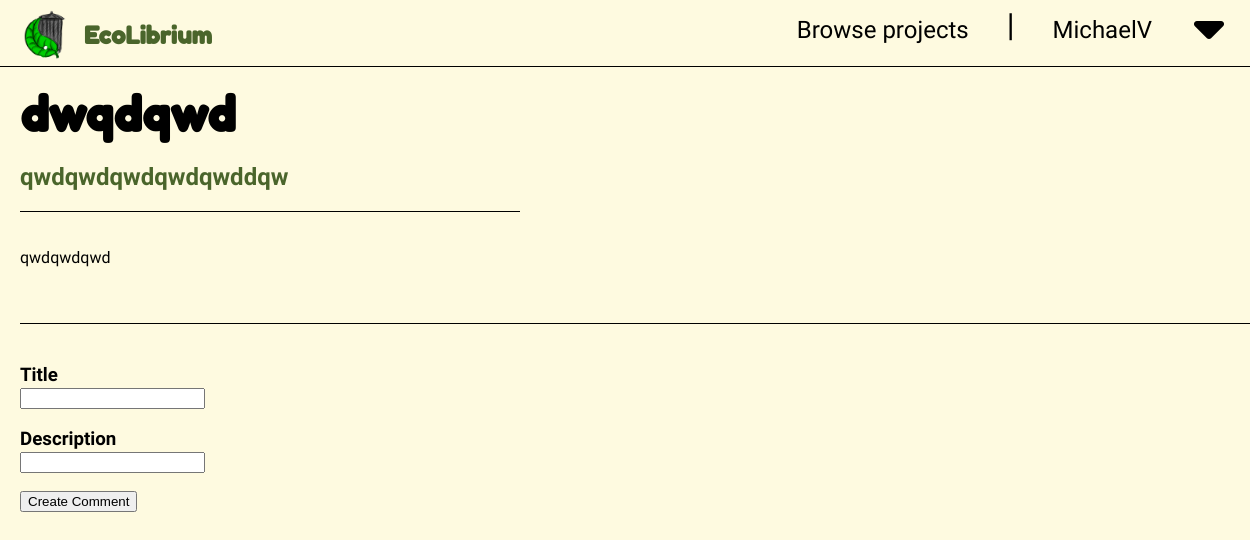
/create_Comment/2 (signed in), run on the app's committed database.
### app/user/models.py (models this page shows, shortened)
class User(db.Model, UserMixin):
    __tablename__ = 'user'
    id = db.Column(db.Integer, primary_key=True)
    username = db.Column(db.String(50), unique= True)
    password_hash = db.Column(db.String(128))
    registered_on = db.Column(db.DateTime, default = datetime.utcnow )

### app/forum/models.py (models this page shows)
class Forum(db.Model):
    __tablename__ = 'forum'
    id = db.Column(db.Integer, primary_key=True)
    title = db.Column(db.String(256), nullable=False)
    description = db.Column(db.String(1024), nullable = False)
    content =db.Column(db.String(100024), nullable = False)
    creator_id = db.Column(db.Integer, db.ForeignKey('user.id'), nullable=False)
    created_on = db.Column(db.DateTime, default=datetime.utcnow)
    kilo = db.Column(db.Double, nullable = False)
    comments = db.relationship('Comment', backref='forum', lazy=True)
    creator = db.relationship('User', backref='forums')

### app/forum/views.py (the view, shortened to what this page needs)
@forum_blueprint.route('/create_Comment/<int:forum_id>', methods=['GET', 'POST'])
@login_required
def create_Comment(forum_id):
   form = CreateComments()
   user = current_user
   forum = Forum.query.get_or_404(forum_id)
   return render_template('forums/createComment.html', form = form, user = user, forum = forum)# this def creates new flashcards in the set selected

### app/forum/forms.py
class CreateComments(FlaskForm):
   title = StringField('Title', validators = [DataRequired()])
   description = StringField('Description', validators = [DataRequired()])
   submit = SubmitField('Create Comment')

### app/__init__.py (called while the page is built)
def create_app():
    app = Flask(__name__, template_folder='../template')
    app.config['SECRET_KEY'] = os.urandom(16).hex()
    app.config['SQLALCHEMY_DATABASE_URI'] = 'sqlite:///database.db'
    app.config['SQLALCHEMY_TRACK_MODIFICATIONS'] = False
    bcrypt.init_app(app)
    db.init_app(app)
    migrate.init_app(app, db)
    login_manager.init_app(app)
    from .base.views import base_blueprint
    app.register_blueprint(base_blueprint, url_prefix='/')
    from .user.views import user_blueprint
    app.register_blueprint(user_blueprint, url_prefix = '/')
    from .forum.views import forum_blueprint
    app.register_blueprint(forum_blueprint, url_prefix = '/')
    @login_manager.user_loader
    def load_user(user_id):
        from .user.models import User
        return User.query.get(int(user_id))
    return app

### template/forums/createComment.html (shortened to what this page needs)
{% extends "base.html" %}
{% block head %}
    <link rel="stylesheet" type="text/css" href="{{ url_for('static', filename='css/createComment.css') }}">
{% endblock head %}
{% block body %}
    <div class="header">
        <h1>{{forum.title}}</h1>
        <h2>{{forum.description}}</h2>
        <div style="width: 40%; border-bottom: thin solid #000;"></div>
    </div>
    <div class="body">
        <p>{{forum.content}}</p>
    </div>
    <div class="comments">
        <form class = "askForum" method="post">
            <h3 class = "input">{{ form.title.label }}<br>{{ form.title(size=20) }}</h3>
            <h3 class = "input">{{ form.description.label }}<br>{{ form.description(size=20) }}</h3>
            <p class="button">{{ form.submit() }}</p>
        </form>
    </div>
{% endblock body %}

### template/base.html (shortened to what this page needs)
    <!DOCTYPE html>
    <html>
    <head>
    <link rel="stylesheet" type="text/css" href="{{ url_for('static', filename='css/base.css') }}">
    {% block head %}
    {% endblock head %}
    </head>
    <body>
        <header>
            <div class="navbar">
                <ul>
                    <li><img src="{{ url_for('static', filename='img/logo.png') }}" alt="EcoLibrium"></li>
                    <li id="navbar-title"><a href = "{{ url_for('base.main') }}">EcoLibrium</a></li>
                    <div id="navbar-right">
                        <li><a href="{{ url_for('forum.home') }}">Browse projects</a></li>
                        <li id="verticalLine"><div>|</div></li>
                        {% if current_user.is_authenticated %}
                            <li><a href="{{ url_for('user.view_profile') }}">{{user.username}}</a></li>
                        {% else %}
                            <li id="navbar-button"><a href="{{ url_for('user.register') }}">Register</a></li>
                            <li id="navbar-button"><a href="{{ url_for('user.login') }}">Login</a></li>
                        {% endif %}
                        <li><a></a></li>
                        <li><a></a></li>
                        <li><a></a></li>
                    </div>
                </ul>
            </div>
            <div class="dropdown">
                <button onclick="toggleDropdown()" class="dropbtn"><i class="fas fa-caret-down"></i></button>
            </div>
        </header>
            <div class="body-block">
                {% block body %}
                {% endblock %}
            </div>
    </body>
    </html>

### app/static/css/base.css (style rules this page uses)
body { margin: 0; padding: 0; background-color: #FEFAE0; }
.body-block { position: absolute; margin-top: 65px; width: 100%; z-index: -1; padding: 20px; }
h1, h2, h3, h4 { font-family: 'Fredoka One', sans-serif; }
h1 { font-size: 48px; text-align: center; }
p, li, a { font-family: 'Sarabun', sans-serif; }
p { font-size: 1rem; }
li { font-size: 1.5rem; }
.navbar ul { list-style-type: none; margin: 0; padding: 0; padding-top: 10px; border-bottom: thin solid #000; overflow: hidden; background-color: #FEFAE0; position: fixed; top: 0; width: 100%; }
.navbar li { float: left; list-style-type: none; }
.navbar li a, .navbar li div { display: block; color: #000; text-align: center; text-decoration: none; padding: 6px 14px; }
.navbar img { padding-left: 20px; max-height: 50px; }
#navbar-title a { font-weight: 700; font-family: 'Fredoka One', sans-serif; color: #4A652B; margin-top: 5px; }
#navbar-right { float: right; }
#verticalLine { font-size: 2rem; font-weight: lighter; margin: -10px 10px; }
.dropdown { float: right; position: fixed; top: 0; right: 20px; }
.dropbtn { background-color: #FEFAE0; color: #000; font-size: 3rem; border: none; cursor: pointer; }

### app/static/css/createComment.css (style rules this page uses)
h1 { text-align: left; margin: 0; }
h2, h3 { font-family: 'Sarabun', sans-serif; }
h2 { color: #4A652B; font-weight: 700; }
.header { padding-bottom: 20px; }
.body { margin-bottom: 40px; padding-bottom: 40px; border-bottom: thin solid #000; }

### data on the page
User: username "MichaelV"
Forum: title "dwqdqwd", description "qwdqwdqwdqwdqwddqw", content "qwdqwdqwd"
